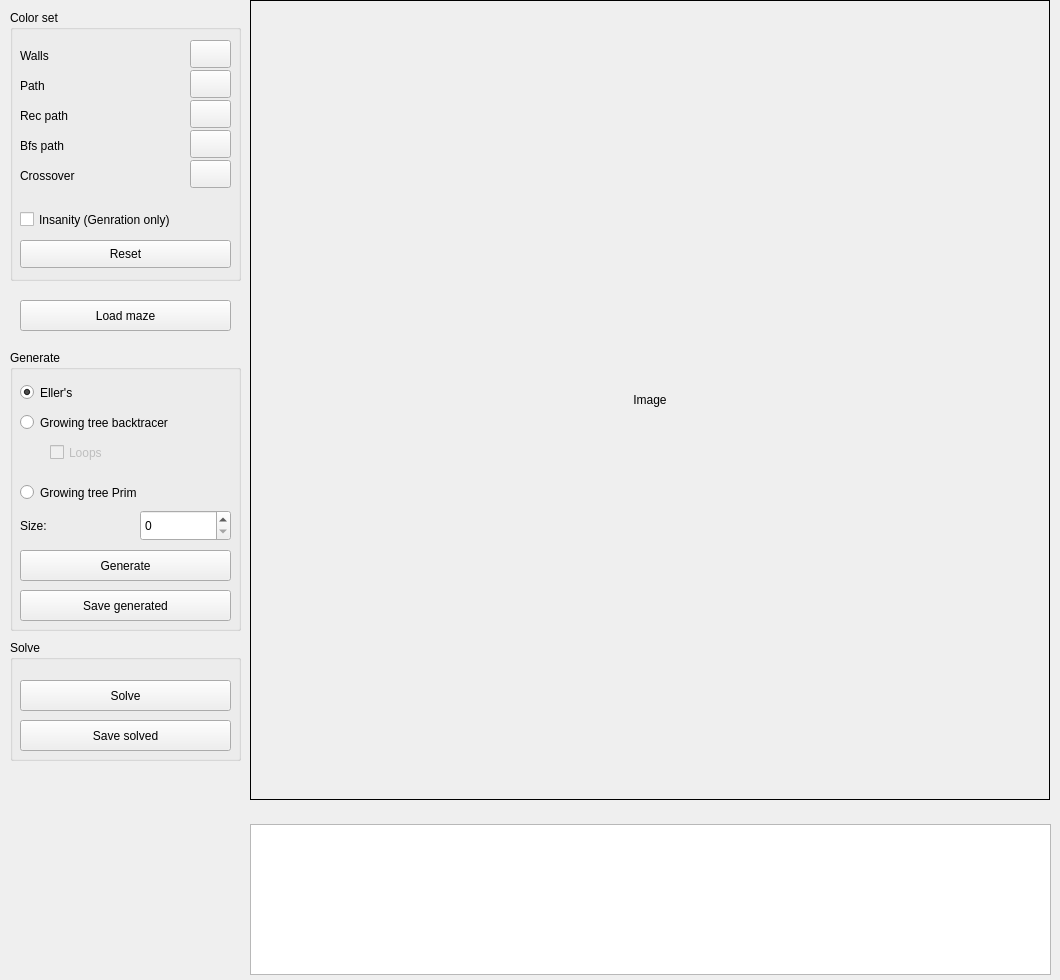
<?xml version="1.0" encoding="UTF-8"?>
<ui version="4.0">
 <class>MainWindow</class>
 <widget class="QMainWindow" name="MainWindow">
  <property name="geometry">
   <rect>
    <x>0</x>
    <y>0</y>
    <width>1060</width>
    <height>980</height>
   </rect>
  </property>
  <property name="minimumSize">
   <size>
    <width>1060</width>
    <height>980</height>
   </size>
  </property>
  <property name="maximumSize">
   <size>
    <width>1060</width>
    <height>980</height>
   </size>
  </property>
  <property name="windowTitle">
   <string>MainWindow</string>
  </property>
  <widget class="QWidget" name="centralwidget">
   <widget class="QLabel" name="lblImg">
    <property name="geometry">
     <rect>
      <x>250</x>
      <y>0</y>
      <width>800</width>
      <height>800</height>
     </rect>
    </property>
    <property name="frameShape">
     <enum>QFrame::Box</enum>
    </property>
    <property name="frameShadow">
     <enum>QFrame::Plain</enum>
    </property>
    <property name="text">
     <string>Image</string>
    </property>
    <property name="alignment">
     <set>Qt::AlignCenter</set>
    </property>
   </widget>
   <widget class="QPlainTextEdit" name="edtConsole">
    <property name="geometry">
     <rect>
      <x>250</x>
      <y>824</y>
      <width>801</width>
      <height>151</height>
     </rect>
    </property>
    <property name="autoFillBackground">
     <bool>false</bool>
    </property>
   </widget>
   <widget class="QGroupBox" name="groupBox">
    <property name="geometry">
     <rect>
      <x>10</x>
      <y>350</y>
      <width>231</width>
      <height>281</height>
     </rect>
    </property>
    <property name="title">
     <string>Generate</string>
    </property>
    <widget class="QPushButton" name="btnGen">
     <property name="geometry">
      <rect>
       <x>10</x>
       <y>200</y>
       <width>211</width>
       <height>31</height>
      </rect>
     </property>
     <property name="text">
      <string>Generate</string>
     </property>
    </widget>
    <widget class="QSpinBox" name="spnSiz">
     <property name="geometry">
      <rect>
       <x>130</x>
       <y>160</y>
       <width>91</width>
       <height>31</height>
      </rect>
     </property>
     <property name="readOnly">
      <bool>false</bool>
     </property>
     <property name="minimum">
      <number>0</number>
     </property>
     <property name="maximum">
      <number>99</number>
     </property>
     <property name="singleStep">
      <number>1</number>
     </property>
    </widget>
    <widget class="QRadioButton" name="radAlgo2">
     <property name="geometry">
      <rect>
       <x>10</x>
       <y>60</y>
       <width>211</width>
       <height>25</height>
      </rect>
     </property>
     <property name="text">
      <string>Growing tree backtracer</string>
     </property>
    </widget>
    <widget class="QRadioButton" name="radAlgo3">
     <property name="geometry">
      <rect>
       <x>10</x>
       <y>130</y>
       <width>211</width>
       <height>25</height>
      </rect>
     </property>
     <property name="text">
      <string>Growing tree Prim</string>
     </property>
    </widget>
    <widget class="QCheckBox" name="chkLops">
     <property name="enabled">
      <bool>false</bool>
     </property>
     <property name="geometry">
      <rect>
       <x>40</x>
       <y>90</y>
       <width>106</width>
       <height>25</height>
      </rect>
     </property>
     <property name="text">
      <string>Loops</string>
     </property>
    </widget>
    <widget class="QRadioButton" name="radAlgo1">
     <property name="geometry">
      <rect>
       <x>10</x>
       <y>30</y>
       <width>181</width>
       <height>25</height>
      </rect>
     </property>
     <property name="text">
      <string>Eller's</string>
     </property>
     <property name="checked">
      <bool>true</bool>
     </property>
    </widget>
    <widget class="QLabel" name="label">
     <property name="geometry">
      <rect>
       <x>10</x>
       <y>160</y>
       <width>71</width>
       <height>31</height>
      </rect>
     </property>
     <property name="text">
      <string>Size:</string>
     </property>
    </widget>
    <widget class="QPushButton" name="btnGenSave">
     <property name="geometry">
      <rect>
       <x>10</x>
       <y>240</y>
       <width>211</width>
       <height>31</height>
      </rect>
     </property>
     <property name="text">
      <string>Save generated</string>
     </property>
    </widget>
   </widget>
   <widget class="QGroupBox" name="groupBox_2">
    <property name="enabled">
     <bool>true</bool>
    </property>
    <property name="geometry">
     <rect>
      <x>10</x>
      <y>640</y>
      <width>231</width>
      <height>121</height>
     </rect>
    </property>
    <property name="title">
     <string>Solve</string>
    </property>
    <widget class="QPushButton" name="btnSolv">
     <property name="geometry">
      <rect>
       <x>10</x>
       <y>40</y>
       <width>211</width>
       <height>31</height>
      </rect>
     </property>
     <property name="text">
      <string>Solve</string>
     </property>
    </widget>
    <widget class="QPushButton" name="btnSolvSave">
     <property name="geometry">
      <rect>
       <x>10</x>
       <y>80</y>
       <width>211</width>
       <height>31</height>
      </rect>
     </property>
     <property name="text">
      <string>Save solved</string>
     </property>
    </widget>
   </widget>
   <widget class="QGroupBox" name="grpClrSet">
    <property name="geometry">
     <rect>
      <x>10</x>
      <y>10</y>
      <width>231</width>
      <height>271</height>
     </rect>
    </property>
    <property name="title">
     <string>Color set</string>
    </property>
    <widget class="QPushButton" name="btnClrRst">
     <property name="geometry">
      <rect>
       <x>10</x>
       <y>230</y>
       <width>211</width>
       <height>28</height>
      </rect>
     </property>
     <property name="text">
      <string>Reset</string>
     </property>
    </widget>
    <widget class="QLabel" name="label_2">
     <property name="geometry">
      <rect>
       <x>10</x>
       <y>30</y>
       <width>141</width>
       <height>31</height>
      </rect>
     </property>
     <property name="text">
      <string>Walls</string>
     </property>
    </widget>
    <widget class="QPushButton" name="btnClrWall">
     <property name="geometry">
      <rect>
       <x>180</x>
       <y>30</y>
       <width>41</width>
       <height>28</height>
      </rect>
     </property>
     <property name="text">
      <string/>
     </property>
    </widget>
    <widget class="QLabel" name="label_3">
     <property name="geometry">
      <rect>
       <x>10</x>
       <y>60</y>
       <width>141</width>
       <height>31</height>
      </rect>
     </property>
     <property name="text">
      <string>Path</string>
     </property>
    </widget>
    <widget class="QPushButton" name="btnClrPath">
     <property name="geometry">
      <rect>
       <x>180</x>
       <y>60</y>
       <width>41</width>
       <height>28</height>
      </rect>
     </property>
     <property name="text">
      <string/>
     </property>
    </widget>
    <widget class="QLabel" name="label_4">
     <property name="geometry">
      <rect>
       <x>10</x>
       <y>90</y>
       <width>141</width>
       <height>31</height>
      </rect>
     </property>
     <property name="text">
      <string>Rec path</string>
     </property>
    </widget>
    <widget class="QPushButton" name="btnClrRecPath">
     <property name="geometry">
      <rect>
       <x>180</x>
       <y>90</y>
       <width>41</width>
       <height>28</height>
      </rect>
     </property>
     <property name="text">
      <string/>
     </property>
    </widget>
    <widget class="QLabel" name="label_5">
     <property name="geometry">
      <rect>
       <x>10</x>
       <y>120</y>
       <width>141</width>
       <height>31</height>
      </rect>
     </property>
     <property name="text">
      <string>Bfs path</string>
     </property>
    </widget>
    <widget class="QPushButton" name="btnClrBfsPath">
     <property name="geometry">
      <rect>
       <x>180</x>
       <y>120</y>
       <width>41</width>
       <height>28</height>
      </rect>
     </property>
     <property name="text">
      <string/>
     </property>
    </widget>
    <widget class="QPushButton" name="btnClrCros">
     <property name="geometry">
      <rect>
       <x>180</x>
       <y>150</y>
       <width>41</width>
       <height>28</height>
      </rect>
     </property>
     <property name="text">
      <string/>
     </property>
    </widget>
    <widget class="QLabel" name="label_6">
     <property name="geometry">
      <rect>
       <x>10</x>
       <y>150</y>
       <width>141</width>
       <height>31</height>
      </rect>
     </property>
     <property name="text">
      <string>Crossover</string>
     </property>
    </widget>
    <widget class="QCheckBox" name="chkClrIns">
     <property name="geometry">
      <rect>
       <x>10</x>
       <y>194</y>
       <width>211</width>
       <height>31</height>
      </rect>
     </property>
     <property name="text">
      <string>Insanity (Genration only)</string>
     </property>
    </widget>
   </widget>
   <widget class="QPushButton" name="btnGenLoad">
    <property name="geometry">
     <rect>
      <x>20</x>
      <y>300</y>
      <width>211</width>
      <height>31</height>
     </rect>
    </property>
    <property name="text">
     <string>Load maze</string>
    </property>
   </widget>
  </widget>
 </widget>
 <resources/>
 <connections/>
</ui>
